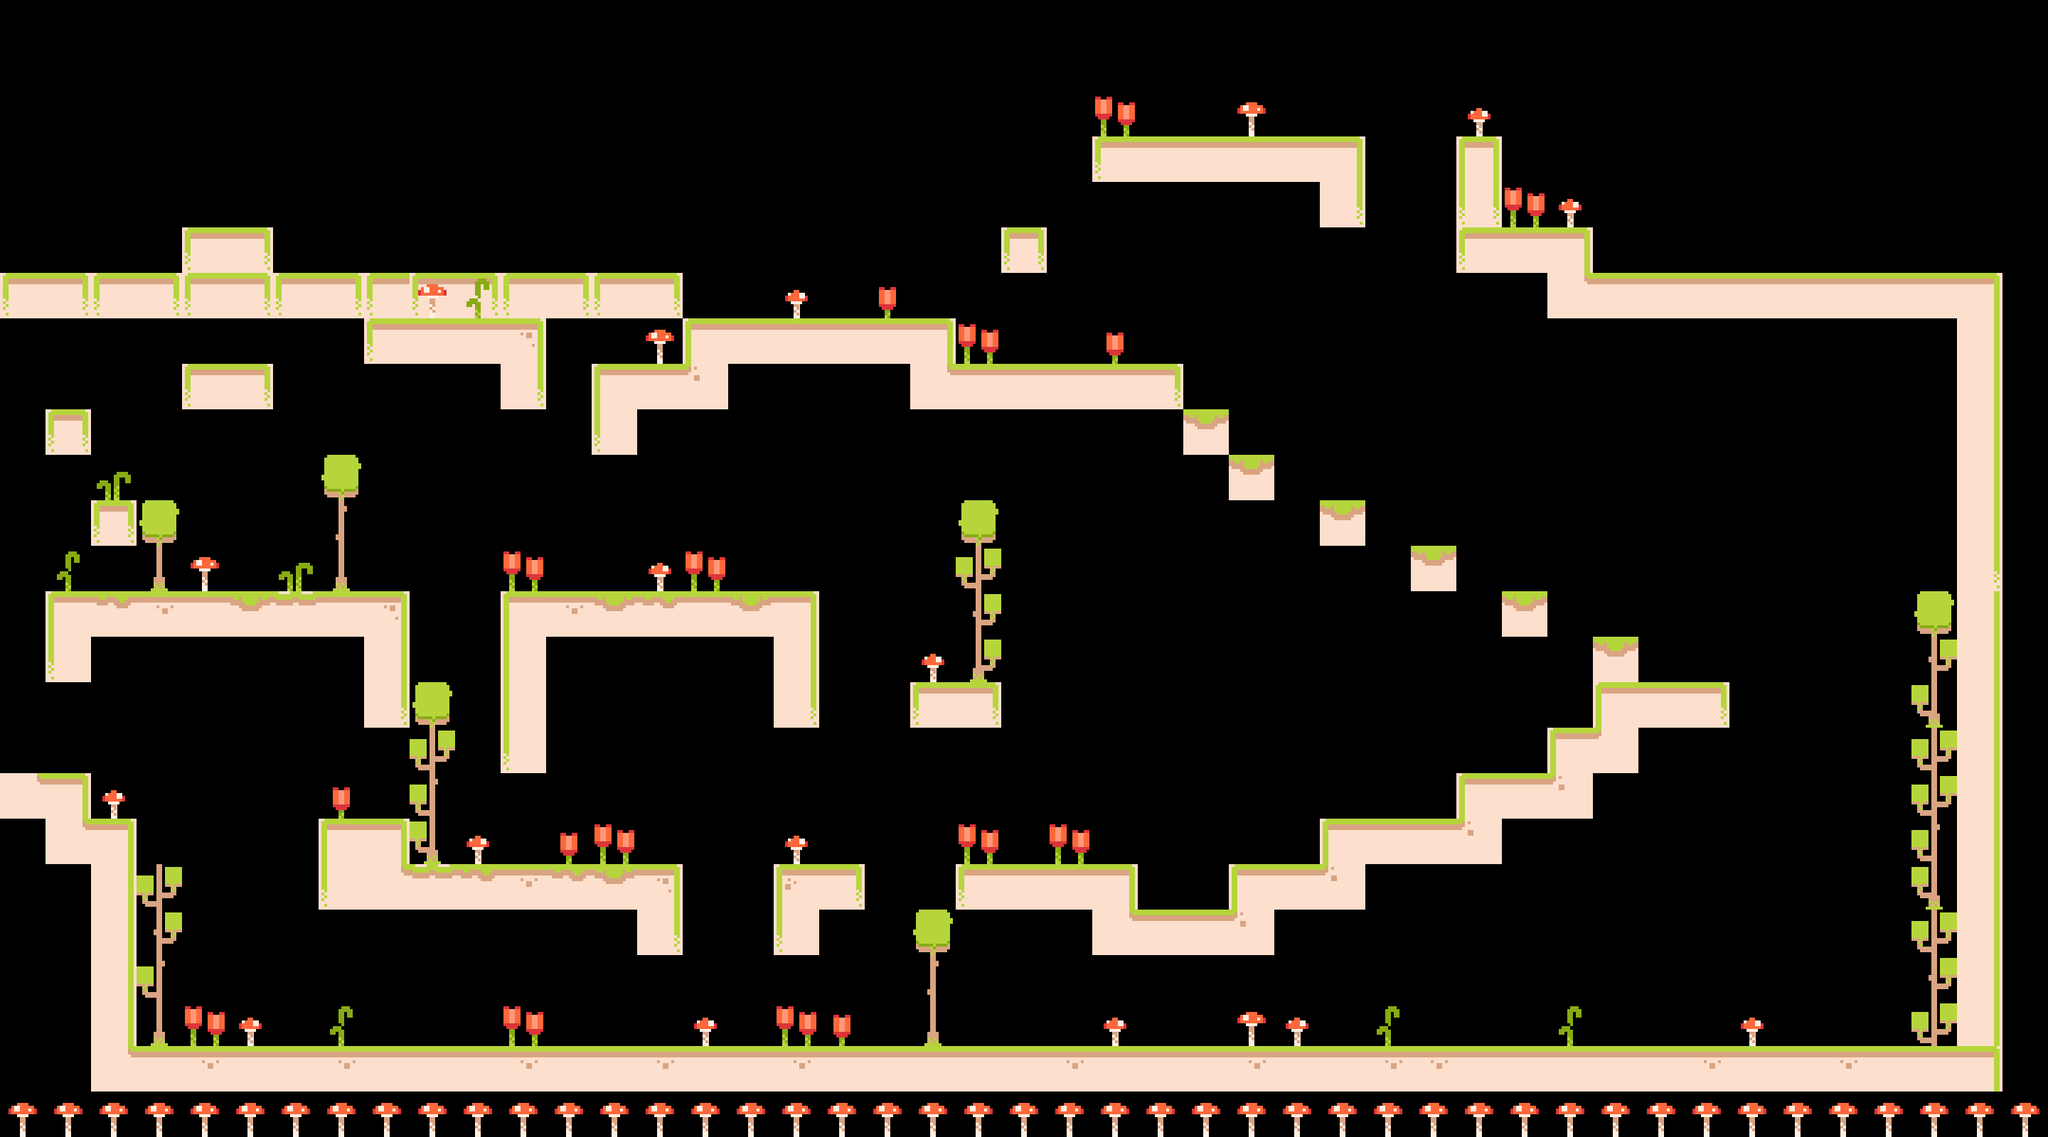

A 2D game scene composited from a Tiled map and its tileset images. What follows is a short description and the map's XML, with each tile layer's data collapsed to a summary:
An orthogonal 45x25 tile map with 64x64 px tiles, 2 tile layers (Main, Decoration) and 48 objects (45x Collisions, Player).

<map version="1.10" tiledversion="1.11.1" orientation="orthogonal" renderorder="right-down" width="45" height="25" tilewidth="64" tileheight="64" infinite="0" nextlayerid="7" nextobjectid="63">
 <editorsettings>
  <chunksize width="12" height="12" />
 </editorsettings>
 <tileset firstgid="1" source="tilemap.tsx" />
 <layer id="1" name="Main" width="45" height="25">
  <data>[1125 cells, 199 non-empty, 21 distinct tile ids]</data>
 </layer>
 <layer id="3" name="Decoration" width="45" height="25">
  <data>[1125 cells, 118 non-empty, 16 distinct tile ids]</data>
 </layer>
 <objectgroup id="4" name="Collisions">
  <object id="11" name="Collisions" x="2.58007" y="1078.47" width="126.423" height="72.2419" />
  <object id="12" name="Collisions" x="67.0817" y="1150.71" width="123.843" height="61.9216" />
  <object id="13" name="Collisions" x="129.003" y="1212.63" width="61.9216" height="260.587" />
  <object id="14" name="Collisions" x="4.08142" y="1473.22" width="2808.19" height="64.5017" />
  <object id="15" name="Collisions" x="2755.51" y="381.85" width="54.1814" height="1093.95" />
  <object id="17" name="Collisions" x="2169.84" y="381.85" width="585.675" height="61.9216" />
  <object id="18" name="Collisions" x="2043.41" y="319.928" width="190.925" height="61.9216" />
  <object id="19" name="Collisions" x="2043.41" y="190.925" width="64.5017" height="129.003" />
  <object id="20" name="Collisions" x="1855.07" y="193.505" width="61.9216" height="126.423" />
  <object id="21" name="Collisions" x="1537.72" y="190.925" width="314.768" height="64.5017" />
  <object id="22" name="Collisions" x="446.352" y="1148.13" width="123.843" height="126.423" />
  <object id="23" name="Collisions" x="572.775" y="1212.63" width="387.01" height="64.5017" />
  <object id="24" name="Collisions" x="895.283" y="1274.55" width="64.5017" height="64.5017" />
  <object id="25" name="Collisions" x="1086.21" y="1212.63" width="61.9216" height="134.163" />
  <object id="26" name="Collisions" x="1150.71" y="1212.63" width="61.9216" height="61.9216" />
  <object id="27" name="Collisions" x="1339.05" y="1212.63" width="252.847" height="64.5017" />
  <object id="28" name="Collisions" x="1527.4" y="1274.55" width="263.167" height="64.5017" />
  <object id="29" name="Collisions" x="1728.65" y="1212.63" width="188.345" height="64.5017" />
  <object id="30" name="Collisions" x="1855.07" y="1150.71" width="260.587" height="61.9216" />
  <object id="31" name="Collisions" x="2043.41" y="1086.21" width="198.665" height="64.5017" />
  <object id="32" name="Collisions" x="2169.84" y="1024.29" width="134.163" height="61.9216" />
  <object id="33" name="Collisions" x="2242.08" y="959.785" width="188.345" height="61.9216" />
  <object id="34" name="Collisions" x="2234.34" y="895.283" width="69.6618" height="64.5017" />
  <object id="35" name="Collisions" x="2107.91" y="825.622" width="69.6618" height="69.6618" />
  <object id="36" name="Collisions" x="1981.49" y="761.12" width="61.9216" height="64.5017" />
  <object id="37" name="Collisions" x="1855.07" y="699.198" width="61.9216" height="72.2419" />
  <object id="38" name="Collisions" x="1728.65" y="634.697" width="61.9216" height="72.2419" />
  <object id="39" name="Collisions" x="1664.14" y="572.775" width="61.9216" height="61.9216" />
  <object id="40" name="Collisions" x="1277.13" y="959.785" width="134.163" height="64.5017" />
  <object id="41" name="Collisions" x="699.198" y="825.622" width="448.932" height="72.2419" />
  <object id="42" name="Collisions" x="699.198" y="887.543" width="69.6618" height="198.665" />
  <object id="43" name="Collisions" x="1086.21" y="887.543" width="61.9216" height="134.163" />
  <object id="44" name="Collisions" x="64.5017" y="825.622" width="64.5017" height="134.163" />
  <object id="45" name="Collisions" x="129.003" y="825.622" width="441.191" height="69.6618" />
  <object id="46" name="Collisions" x="508.273" y="895.283" width="61.9216" height="126.423" />
  <object id="47" name="Collisions" x="121.263" y="699.198" width="72.2419" height="69.6618" />
  <object id="48" name="Collisions" x="56.7615" y="572.775" width="72.2419" height="61.9216" />
  <object id="49" name="Collisions" x="251.798" y="508.273" width="136.744" height="72.2419" />
  <object id="50" name="Collisions" x="508.273" y="446.352" width="260.587" height="61.9216" />
  <object id="51" name="Collisions" x="699.198" y="497.953" width="69.6618" height="72.2419" />
  <object id="52" name="Collisions" x="825.622" y="508.273" width="69.6618" height="126.423" />
  <object id="53" name="Collisions" x="895.283" y="508.273" width="126.423" height="61.9216" />
  <object id="54" name="Collisions" x="959.785" y="446.352" width="379.27" height="61.9216" />
  <object id="57" name="Collisions" x="1274.55" y="508.273" width="389.59" height="64.5017" />
  <object id="58" name="Collisions" x="1403.56" y="319.928" width="72.2419" height="61.9216" />
  <object id="62" x="7.96495" y="378.206" width="2808.19" height="64.5017" />
 </objectgroup>
 <objectgroup id="6" name="Instant Death">
  <object id="59" x="2.58007" y="1537.72" width="2879.35" height="61.9216" />
 </objectgroup>
 <objectgroup id="2" name="Players">
  <object id="1" name="Player" x="312.064" y="258.645">
   <point />
  </object>
 </objectgroup>
</map>
